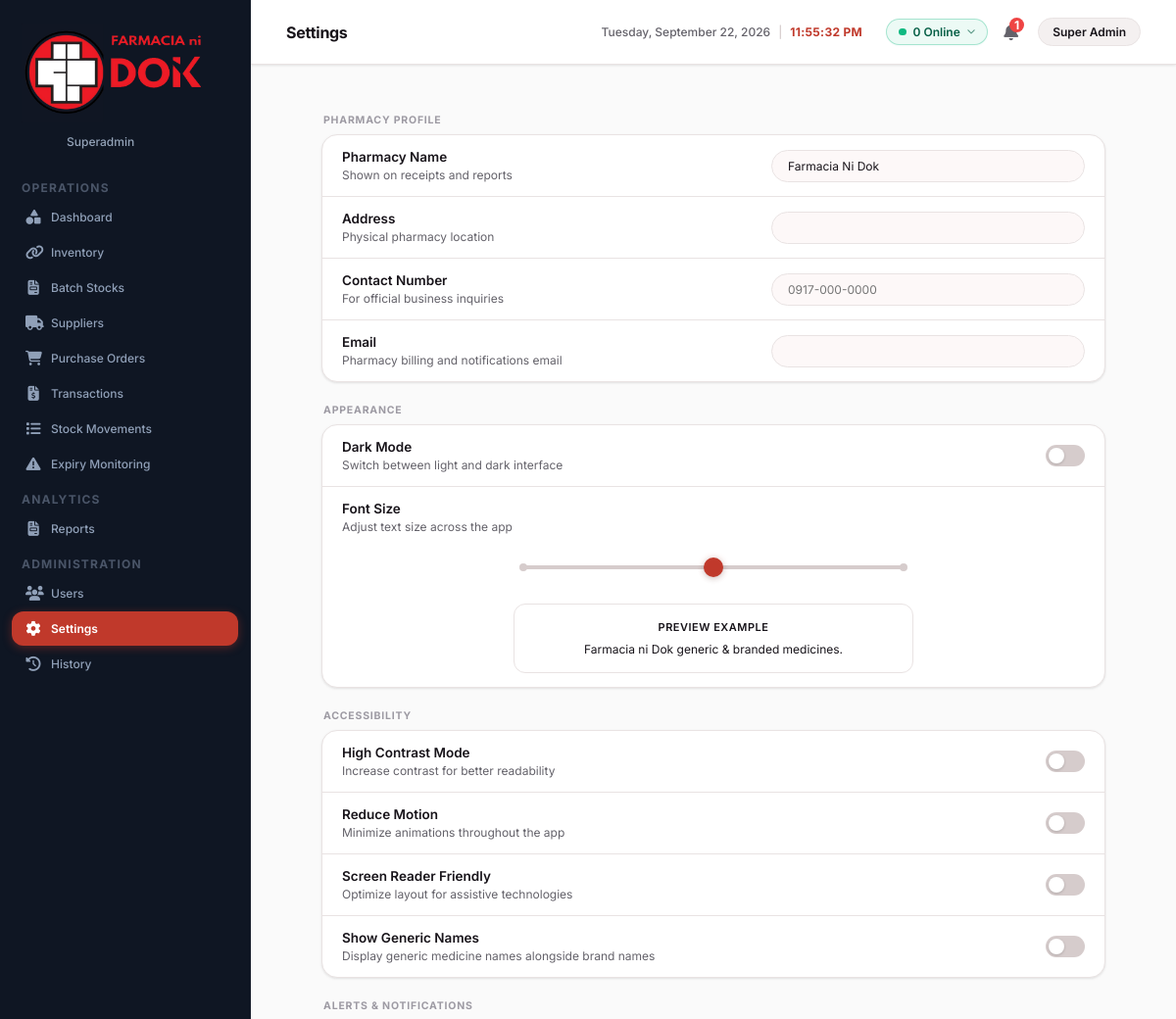
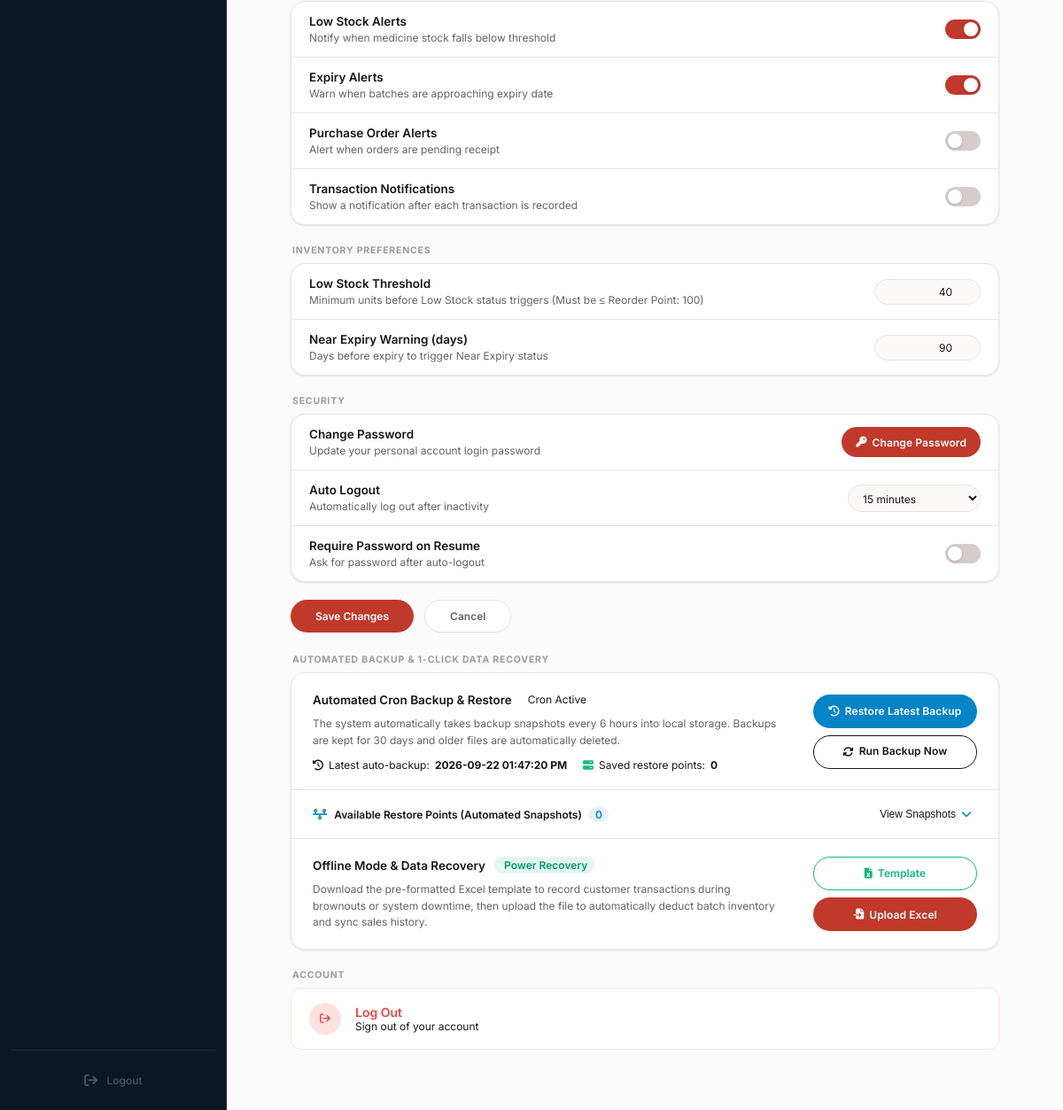
The app's page /settings (signed in), older data (2 pictures, top to bottom).
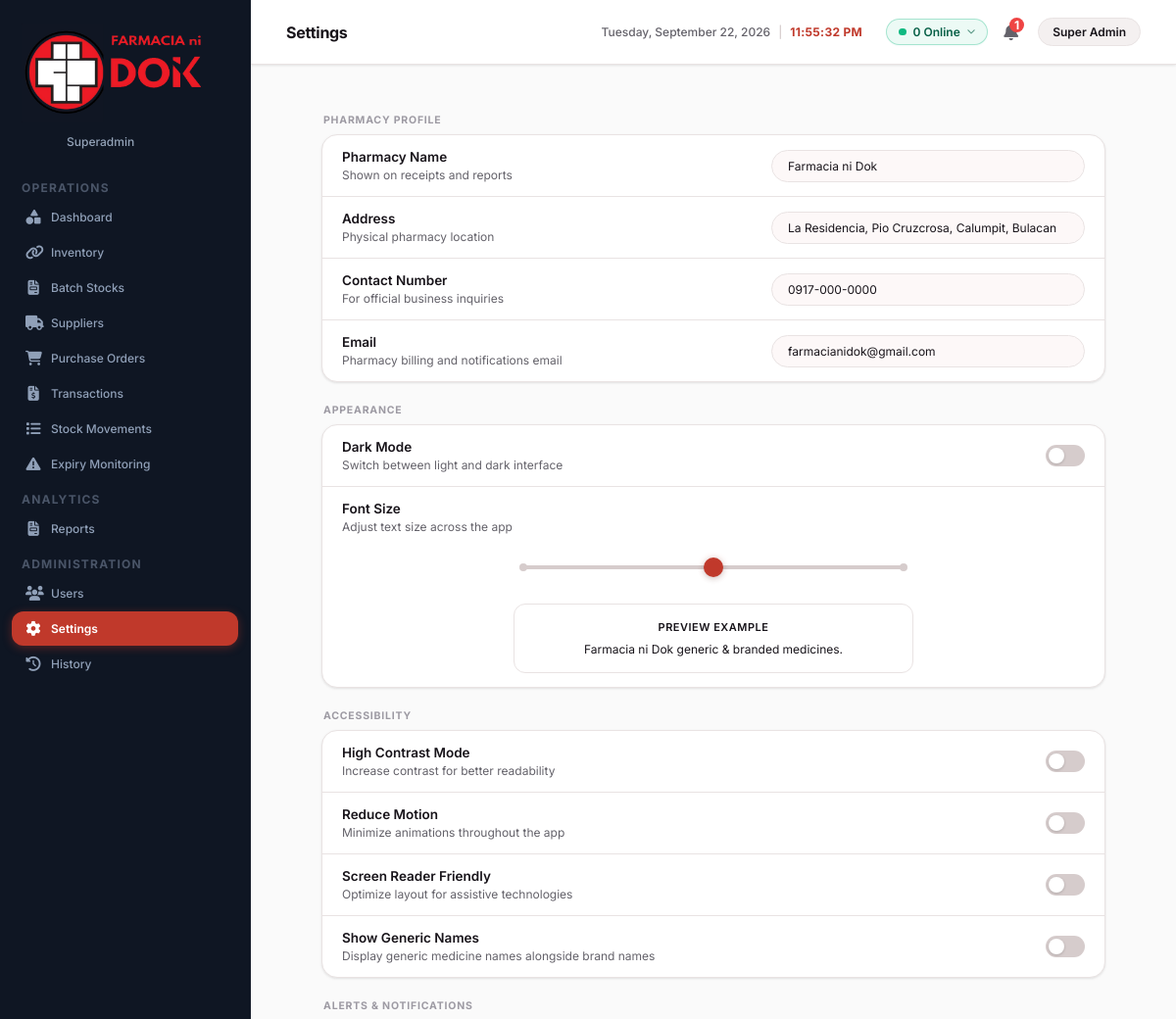
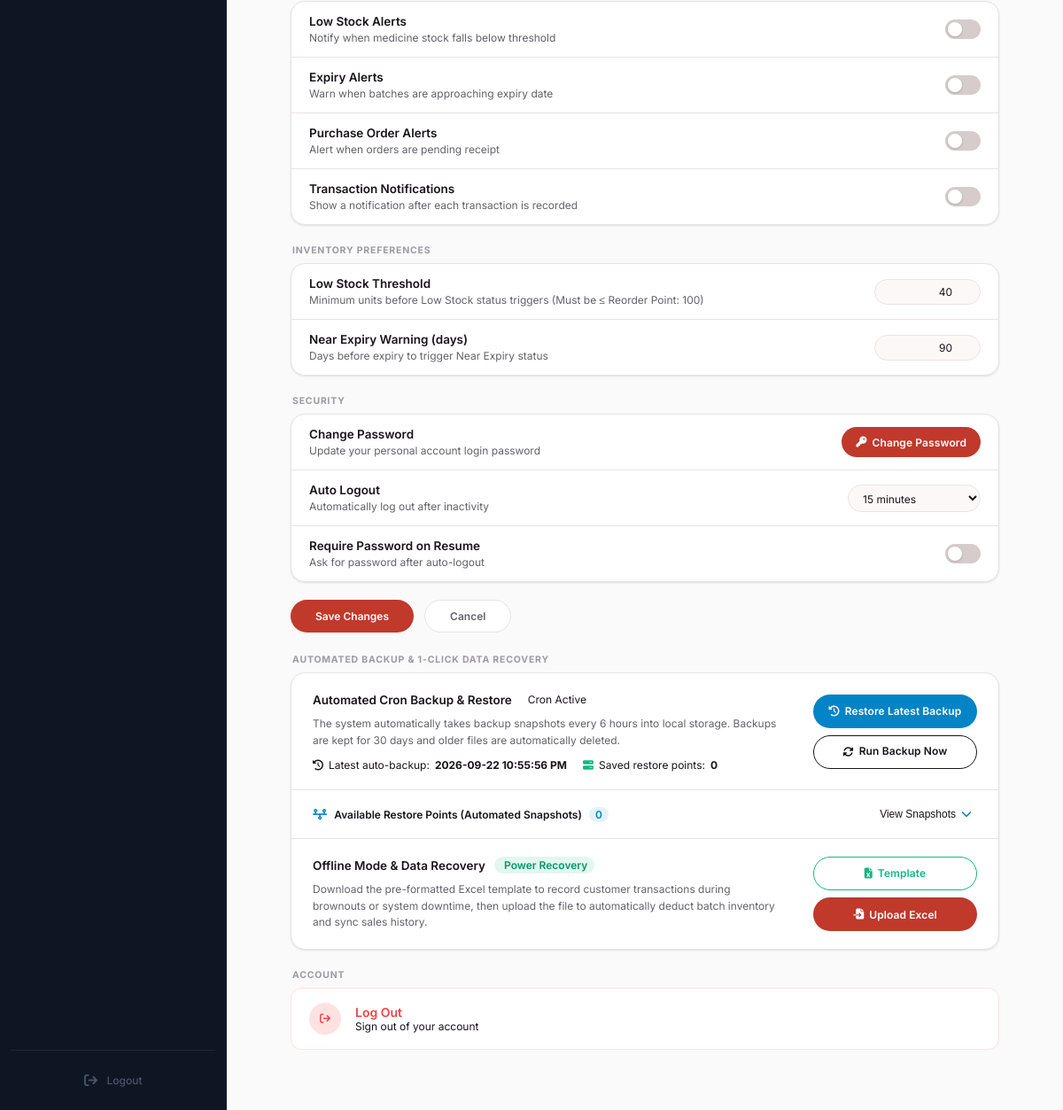
The same page, newer data (2 pictures, top to bottom).
### tables this page shows
CREATE TABLE settings (
            key TEXT PRIMARY KEY,
            value TEXT NOT NULL
        );

### app.py (the view, shortened to what this page needs)
@app.route('/settings', methods=['GET', 'POST'])
def settings():
    if not has_permission('settings_view'):
        flash('Access denied. You do not have permission to access Settings.', 'warning')
        return redirect(url_for('dashboard'))
    conn = get_db_connection()
    settings_raw = conn.execute('SELECT * FROM settings').fetchall()
    min_rop_row = conn.execute("SELECT MIN(reorder_point) FROM inventory WHERE archived_at IS NULL AND deleted_at IS NULL").fetchone()
    current_reorder_point = min_rop_row[0] if (min_rop_row and min_rop_row[0] is not None) else 100
    conn.close()
    settings_dict = {r['key']: r['value'] for r in settings_raw}
    cleanup_expired_backups(30)
    backup_dir = os.path.join(os.path.dirname(os.path.abspath(__file__)), 'backups')
    auto_backups_count = 0
    recent_snapshots = []
    last_auto_backup_time = settings_dict.get('last_auto_backup_time', 'Scheduled (Runs every 6 hours via Cron)')
    last_auto_backup_file = settings_dict.get('last_auto_backup_file', '')
    return render_template('settings.html', settings=settings_dict, active_page='settings',
                           current_reorder_point=current_reorder_point,
                           auto_backups_count=auto_backups_count,
                           last_auto_backup_time=last_auto_backup_time,
                           last_auto_backup_file=last_auto_backup_file,
                           recent_snapshots=recent_snapshots)

### app.py (called while the page is built, shortened)
def has_permission(perm_key):
    role = session.get('role', '')
    if role in ['Superadmin', 'Owner / Pharmacist'] or 'Super' in role or 'Owner' in role:
        return True

def get_local_ip():
    try:
        s = socket.socket(socket.AF_INET, socket.SOCK_DGRAM)
        s.connect(('8.8.8.8', 80))
        ip = s.getsockname()[0]
        s.close()
        return ip
    except Exception:
        return '127.0.0.1'

@app.context_processor
def inject_system_info():
    return {'local_ip': get_local_ip()}

def add_notification_with_conn(conn, type, title, subtitle, color):
    now_str = datetime.now().strftime('%Y-%m-%d %I:%M %p')
    existing = conn.execute('SELECT id FROM notifications WHERE title = ?', (title,)).fetchone()
    if not existing:
        conn.execute('''
            INSERT INTO notifications (type, title, subtitle, color, created_at, seen)
            VALUES (?, ?, ?, ?, ?, 0)
        ''', (type, title, subtitle, color, now_str))

@app.before_request
def require_login():
    allowed_routes = ['login', 'static', 'forgot_password', 'send_otp', 'verify_otp']
    if request.endpoint not in allowed_routes and 'user_id' not in session:
        return redirect(url_for('login'))

### templates/settings.html (shortened to what the changed rows need)
{% extends 'base.html' %}
{% block title %}Settings{% endblock %}
{% block content %}
<div style="max-width: 800px; margin: 0 auto; padding-bottom: 40px;">
    <form id="system-settings-form" action="{{ url_for('settings') }}" method="POST">
    {% if session.get('role') != 'Staff' %}
    <div class="settings-section-title">Pharmacy Profile</div>
    <div class="settings-group-card">
        <div class="settings-row">
            <div class="settings-info">
                <div class="settings-title">Pharmacy Name</div>
                <div class="settings-subtitle">Shown on receipts and reports</div>
            </div>
            <input type="text" class="form-control" name="pharmacy_name" value="{{ settings.pharmacy_name }}" style="width: 320px; border-radius: 20px; padding: 8px 16px;" required>
        </div>
        <div class="settings-row">
            <div class="settings-info">
                <div class="settings-title">Address</div>
                <div class="settings-subtitle">Physical pharmacy location</div>
            </div>
            <input type="text" class="form-control" name="address" value="{{ settings.address }}" style="width: 320px; border-radius: 20px; padding: 8px 16px;" required>
        </div>
        <div class="settings-row">
            <div class="settings-info">
                <div class="settings-title">Contact Number</div>
                <div class="settings-subtitle">For official business inquiries</div>
            </div>
            <input type="tel" class="form-control" name="contact" value="{{ settings.contact }}" placeholder="0917-000-0000" maxlength="13" pattern="^09[0-9]{2}-[0-9]{3}-[0-9]{4}$" title="Philippine mobile format: 09XX-XXX-XXXX" oninput="formatPHPhoneNumber(this)" style="width: 320px; border-radius: 20px; padding: 8px 16px;" required>
        </div>
        <div class="settings-row">
            <div class="settings-info">
                <div class="settings-title">Email</div>
                <div class="settings-subtitle">Pharmacy billing and notifications email</div>
            </div>
            <input type="email" class="form-control" name="email" value="{{ settings.email }}" style="width: 320px; border-radius: 20px; padding: 8px 16px;" required>
        </div>
    </div>
    {% endif %}
    <div class="settings-group-card">
        <div class="settings-row">
            <label class="toggle-switch">
                <span class="toggle-slider"></span>
            </label>
        </div>
        <div class="settings-row">
            <label class="toggle-switch">
                <span class="toggle-slider"></span>
            </label>
        </div>
    </div>
    <div class="settings-group-card">
        <div class="settings-row">
            <div class="settings-info">
                <div class="settings-title">Auto Logout</div>
                <div class="settings-subtitle">Automatically log out after inactivity</div>
            </div>
            <select class="form-control" name="auto_logout" style="width: 150px; border-radius: 20px; padding: 6px 12px;" required>
                <option value="15" {% if settings.auto_logout == '15' %}selected{% endif %}>15 minutes</option>
            </select>
        </div>
    </div>
    </form>
    {% if session.get('role') != 'Staff' %}
    <div class="settings-section-title">Automated Backup & 1-Click Data Recovery</div>
    <div class="settings-group-card" style="padding: 0;">
        <div class="settings-row" style="padding: 20px 24px; border-bottom: 1px solid var(--border); gap: 32px; align-items: center;">
            <div class="settings-info" style="flex: 1; min-width: 0;">
                <div style="display: flex; align-items: center; gap: 10px; flex-wrap: wrap;">
                    <div class="settings-title" style="margin-bottom: 0;">Automated Cron Backup & Restore</div>
                    <span class="status-pill status-pill-online" style="font-size: 10.5px; padding: 2px 8px;">
                         Cron Active
                    </span>
                </div>
                <div class="settings-subtitle" style="margin-top: 6px; line-height: 1.55; max-width: 660px;">
                    The system automatically takes backup snapshots every 6 hours into local storage. Backups are kept for 30 days and older files are automatically deleted.
                </div>
                <div style="font-size: 11.5px; color: var(--text-gray); margin-top: 8px; display: flex; align-items: center; flex-wrap: wrap; gap: 18px;">
                    <span style="display: inline-flex; align-items: center; gap: 6px;"><i class="fa-solid fa-clock-rotate-left" style="color: var(--primary);"></i> Latest auto-backup: <strong id="last-auto-backup-label">{{ last_auto_backup_time }}</strong></span>
                    <span style="display: inline-flex; align-items: center; gap: 6px;"><i class="fa-solid fa-server" style="color: #10b981;"></i> Saved restore points: <strong id="auto-backup-count-label">{{ auto_backups_count }}</strong></span>
                </div>
            </div>
            <div style="display: flex; flex-direction: column; gap: 8px; align-items: flex-end; flex-shrink: 0; width: 185px;">
                <button type="button" onclick="confirmRestoreSnapshot('latest', 'Latest Automated Snapshot')" class="btn-primary" style="background: #0284c7; border-color: #0284c7; width: 185px; height: 38px; padding: 0 16px; font-size: 12.5px; border-radius: 20px; display: inline-flex; align-items: center; justify-content: center; gap: 6px; white-space: nowrap; box-sizing: border-box;">
                    <i class="fa-solid fa-clock-rotate-left"></i> Restore Latest Backup
                </button>
                <button type="button" onclick="triggerAutoBackup(this)" class="btn-action-outline" style="width: 185px; height: 38px; padding: 0 16px; font-size: 12.5px; border-radius: 20px; color: var(--primary); border-color: var(--primary); display: inline-flex; align-items: center; justify-content: center; gap: 6px; white-space: nowrap; box-sizing: border-box;">
                    <i class="fa-solid fa-rotate"></i> Run Backup Now
                </button>
            </div>
        </div>
        <div style="padding: 14px 24px; border-bottom: 1px solid var(--border);">
            <div onclick="toggleSnapshotsList()" style="display: flex; justify-content: space-between; align-items: center; cursor: pointer; user-select: none; padding: 2px 0;">
                <div style="font-size: 13px; font-weight: 600; color: var(--text-dark); display: flex; align-items: center; gap: 8px;">
                    <i class="fa-solid fa-timeline" style="color: #0284c7;"></i>
                    <span>Available Restore Points (Automated Snapshots)</span>
                    <span style="font-size: 11px; font-weight: 600; padding: 1px 7px; border-radius: 10px; background: rgba(2, 132, 199, 0.10); color: #0284c7;">{{ recent_snapshots|length }}</span>
                </div>
                <button type="button" style="background: none; border: none; cursor: pointer; color: var(--text-gray); padding: 4px 6px; display: inline-flex; align-items: center; gap: 6px; font-size: 12px;">
                    <span id="snapshots-toggle-text" style="font-size: 11.5px; font-weight: 500;">View Snapshots</span>
                    <i id="snapshots-toggle-icon" class="fa-solid fa-chevron-down" style="font-size: 12px; transition: transform 0.25s ease; color: #0284c7;"></i>
                </button>
            </div>
        </div>
        <div class="settings-row" style="padding: 20px 24px; border-bottom: none; gap: 32px; align-items: center;">
            <div class="settings-info" style="flex: 1; min-width: 0;">
                <div style="display: flex; align-items: center; gap: 10px; flex-wrap: wrap;">
                    <div class="settings-title" style="margin-bottom: 0;">Offline Mode & Data Recovery</div>
                    <span style="font-size: 10.5px; font-weight: 600; padding: 2px 8px; border-radius: 12px; background: rgba(16, 185, 129, 0.12); color: #059669;">
                         Power Recovery
                    </span>
                </div>
                <div class="settings-subtitle" style="margin-top: 6px; line-height: 1.55; max-width: 660px;">
                    Download the pre-formatted Excel template to record customer transactions during brownouts or system downtime, then upload the file to automatically deduct batch inventory and sync sales history.
                </div>
            </div>
            <div style="display: flex; flex-direction: column; gap: 8px; align-items: flex-end; flex-shrink: 0; width: 185px;">
                <a href="{{ url_for('download_offline_template') }}" class="btn-action-outline" style="width: 185px; height: 38px; padding: 0 16px; font-size: 12.5px; border-radius: 20px; color: #10b981; border-color: #10b981; text-decoration: none; display: inline-flex; align-items: center; justify-content: center; gap: 6px; white-space: nowrap; box-sizing: border-box;">
                    <i class="fa-solid fa-file-excel"></i> Template
                </a>
                <button type="button" class="btn-primary" style="width: 185px; height: 38px; padding: 0 16px; font-size: 12.5px; border-radius: 20px; display: inline-flex; align-items: center; justify-content: center; gap: 6px; white-space: nowrap; box-sizing: border-box;" onclick="openOfflineSyncModal()">
                    <i class="fa-solid fa-file-import"></i> Upload Excel
                </button>
            </div>
        </div>
    </div>
    {% endif %}
</div>
{% endblock %}

Row changes from the older to the newer data that the page shows:
changed settings: pharmacy_name "Farmacia Ni Dok" → "Farmacia ni Dok"
now on this page (row edited): settings: address "La Residencia, Pio Cruzcrosa, Calumpit, Bulacan"
now on this page (row edited): settings: contact "0917-000-0000"
now on this page (row edited): settings: email "farmacianidok@gmail.com"
now on this page (row edited): settings: auto_logout "15 minutes"
changed settings (number 8 of 8 on the later page): value "2026-09-22 01:47:20 PM" → "2026-09-22 10:55:56 PM"
Text that changed along with them:
form field auto_logout: "15 minutes" → (not shown)
